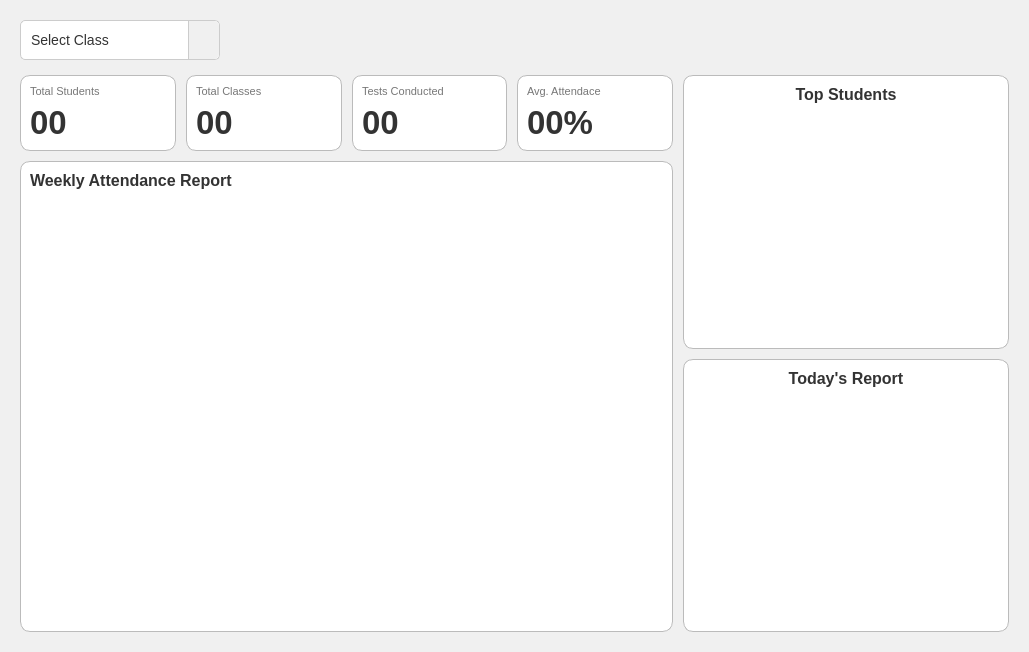
<?xml version="1.0" encoding="UTF-8"?>
<ui version="4.0">
 <class>dashboard_page</class>
 <widget class="QWidget" name="dashboard_page">
  <property name="geometry">
   <rect>
    <x>0</x>
    <y>0</y>
    <width>1029</width>
    <height>652</height>
   </rect>
  </property>
  <property name="windowTitle">
   <string>Teacher Dashboard</string>
  </property>
  <property name="styleSheet">
   <string notr="true">background-color: rgb(240, 240, 240);
font-family: &quot;Segoe UI&quot;;</string>
  </property>
  <layout class="QVBoxLayout" name="verticalLayout">
   <property name="spacing">
    <number>15</number>
   </property>
   <property name="leftMargin">
    <number>20</number>
   </property>
   <property name="topMargin">
    <number>20</number>
   </property>
   <property name="rightMargin">
    <number>20</number>
   </property>
   <property name="bottomMargin">
    <number>20</number>
   </property>
   <item>
    <widget class="QWidget" name="header_widget" native="true">
     <property name="sizePolicy">
      <sizepolicy hsizetype="Preferred" vsizetype="Fixed">
       <horstretch>0</horstretch>
       <verstretch>0</verstretch>
      </sizepolicy>
     </property>
     <property name="styleSheet">
      <string notr="true">background-color: transparent</string>
     </property>
     <layout class="QHBoxLayout" name="horizontalLayout_2">
      <property name="leftMargin">
       <number>0</number>
      </property>
      <property name="topMargin">
       <number>0</number>
      </property>
      <property name="rightMargin">
       <number>0</number>
      </property>
      <property name="bottomMargin">
       <number>0</number>
      </property>
      <item>
       <widget class="QComboBox" name="dropdown_classes">
        <property name="minimumSize">
         <size>
          <width>200</width>
          <height>40</height>
         </size>
        </property>
        <property name="styleSheet">
         <string notr="true">QComboBox {
    background-color: white;
    border: 1px solid #ccc;
    border-radius: 5px;
    padding: 5px 10px;
    font-size: 14px;
    color: #333;
}
QComboBox::down-arrow {
    image: url(icons/arrow_down.png); 
    width: 12px;
    height: 12px;
}
QComboBox::drop-down {
    subcontrol-origin: padding;
    subcontrol-position: top right;
    width: 30px;
    border-left-width: 1px;
    border-left-color: #ccc;
    border-left-style: solid; 
    border-top-right-radius: 5px;
    border-bottom-right-radius: 5px;
    background: #f0f0f0; 
}
QComboBox QAbstractItemView {
    background-color: white;
    border: 1px solid #ccc;
    selection-color: #159079;
    outline: 0;
    color: rgb(0, 0, 0);
}</string>
        </property>
        <property name="placeholderText">
         <string>Select Class</string>
        </property>
       </widget>
      </item>
      <item>
       <spacer name="horizontalSpacer">
        <property name="orientation">
         <enum>Qt::Orientation::Horizontal</enum>
        </property>
        <property name="sizeHint" stdset="0">
         <size>
          <width>40</width>
          <height>20</height>
         </size>
        </property>
       </spacer>
      </item>
     </layout>
    </widget>
   </item>
   <item>
    <layout class="QHBoxLayout" name="layout_main_content" stretch="2,1">
     <property name="spacing">
      <number>10</number>
     </property>
     <item>
      <layout class="QVBoxLayout" name="layout_left_col" stretch="0,1">
       <property name="spacing">
        <number>10</number>
       </property>
       <item>
        <layout class="QHBoxLayout" name="layout_cards">
         <property name="spacing">
          <number>10</number>
         </property>
         <item>
          <widget class="QFrame" name="card_present">
           <property name="maximumSize">
            <size>
             <width>16777215</width>
             <height>120</height>
            </size>
           </property>
           <property name="styleSheet">
            <string notr="true">QFrame { background-color: white; border-radius: 10px; border: 1px solid #bbb; }
QFrame:hover { border: 1px solid #57e700; }</string>
           </property>
           <layout class="QVBoxLayout" name="vbox_card2">
            <item>
             <widget class="QPushButton" name="pushButton_2">
              <property name="styleSheet">
               <string notr="true">color: #777; font-size: 11px; border:none;
  font: 600 11pt; background-color: transparent; text-align: left</string>
              </property>
              <property name="text">
               <string>Total Students</string>
              </property>
              <property name="icon">
               <iconset>
                <normaloff>icons/students.png</normaloff>icons/students.png</iconset>
              </property>
              <property name="iconSize">
               <size>
                <width>18</width>
                <height>18</height>
               </size>
              </property>
             </widget>
            </item>
            <item>
             <widget class="QLabel" name="val_total_student">
              <property name="styleSheet">
               <string notr="true">color: #333;
font-size:25pt; font-weight: bold; border:none;</string>
              </property>
              <property name="text">
               <string>00</string>
              </property>
              <property name="alignment">
               <set>Qt::AlignmentFlag::AlignLeading|Qt::AlignmentFlag::AlignLeft|Qt::AlignmentFlag::AlignVCenter</set>
              </property>
             </widget>
            </item>
           </layout>
          </widget>
         </item>
         <item>
          <widget class="QFrame" name="card_total_classes">
           <property name="maximumSize">
            <size>
             <width>16777215</width>
             <height>120</height>
            </size>
           </property>
           <property name="styleSheet">
            <string notr="true">QFrame { background-color: white; border-radius: 10px; border: 1px solid #bbb; }
QFrame:hover { border: 1px solid #3388FF; }</string>
           </property>
           <layout class="QVBoxLayout" name="vbox_card1">
            <item>
             <widget class="QPushButton" name="pushButton">
              <property name="styleSheet">
               <string notr="true">color: #777; font-size: 11px; border:none;
  font: 600 11pt; background-color: transparent; text-align: left</string>
              </property>
              <property name="text">
               <string>Total Classes</string>
              </property>
              <property name="icon">
               <iconset>
                <normaloff>icons/board.png</normaloff>icons/board.png</iconset>
              </property>
              <property name="iconSize">
               <size>
                <width>16</width>
                <height>16</height>
               </size>
              </property>
             </widget>
            </item>
            <item>
             <widget class="QLabel" name="val_total_classes">
              <property name="styleSheet">
               <string notr="true">color: #333; font-size: 25pt; font-weight: bold; border:none;</string>
              </property>
              <property name="text">
               <string>00</string>
              </property>
              <property name="alignment">
               <set>Qt::AlignmentFlag::AlignLeading|Qt::AlignmentFlag::AlignLeft|Qt::AlignmentFlag::AlignVCenter</set>
              </property>
             </widget>
            </item>
           </layout>
          </widget>
         </item>
         <item>
          <widget class="QFrame" name="card_tests">
           <property name="maximumSize">
            <size>
             <width>16777215</width>
             <height>120</height>
            </size>
           </property>
           <property name="styleSheet">
            <string notr="true">QFrame { background-color: white; border-radius: 10px; border: 1px solid #bbb; }
QFrame:hover { border: 1px solid #d400e7; }</string>
           </property>
           <layout class="QVBoxLayout" name="vbox_card4">
            <item>
             <widget class="QPushButton" name="pushButton_4">
              <property name="styleSheet">
               <string notr="true">color: #777; font-size: 11px; border:none;
  font: 600 11pt; background-color: transparent; text-align: left</string>
              </property>
              <property name="text">
               <string>Tests Conducted</string>
              </property>
              <property name="icon">
               <iconset>
                <normaloff>icons/total_test.png</normaloff>icons/total_test.png</iconset>
              </property>
              <property name="iconSize">
               <size>
                <width>18</width>
                <height>18</height>
               </size>
              </property>
             </widget>
            </item>
            <item>
             <widget class="QLabel" name="val_tests">
              <property name="styleSheet">
               <string notr="true">color: #333; font-size: 25pt; font-weight: bold; border:none;</string>
              </property>
              <property name="text">
               <string>00</string>
              </property>
              <property name="alignment">
               <set>Qt::AlignmentFlag::AlignLeading|Qt::AlignmentFlag::AlignLeft|Qt::AlignmentFlag::AlignVCenter</set>
              </property>
             </widget>
            </item>
           </layout>
          </widget>
         </item>
         <item>
          <widget class="QFrame" name="card_average_attendance">
           <property name="maximumSize">
            <size>
             <width>16777215</width>
             <height>120</height>
            </size>
           </property>
           <property name="styleSheet">
            <string notr="true">QFrame { background-color: white; border-radius: 10px; border: 1px solid #bbb; }
QFrame:hover { border: 1px solid #e7c100; }</string>
           </property>
           <layout class="QVBoxLayout" name="vbox_card3">
            <item>
             <widget class="QPushButton" name="pushButton_3">
              <property name="styleSheet">
               <string notr="true">color: #777; font-size: 11px; border:none;
  font: 600 11pt; background-color: transparent; text-align: left</string>
              </property>
              <property name="text">
               <string>Avg. Attendace</string>
              </property>
              <property name="icon">
               <iconset>
                <normaloff>icons/average_attendance.png</normaloff>icons/average_attendance.png</iconset>
              </property>
              <property name="iconSize">
               <size>
                <width>18</width>
                <height>18</height>
               </size>
              </property>
             </widget>
            </item>
            <item>
             <widget class="QLabel" name="val_avg_attendance">
              <property name="styleSheet">
               <string notr="true">color: #333; font-size: 25pt; font-weight: bold; border:none;</string>
              </property>
              <property name="text">
               <string>00%</string>
              </property>
              <property name="alignment">
               <set>Qt::AlignmentFlag::AlignLeading|Qt::AlignmentFlag::AlignLeft|Qt::AlignmentFlag::AlignVCenter</set>
              </property>
             </widget>
            </item>
           </layout>
          </widget>
         </item>
        </layout>
       </item>
       <item>
        <widget class="QFrame" name="frame_weekly">
         <property name="styleSheet">
          <string notr="true">background-color: white; border-radius: 10px; border: 1px solid #bbb;</string>
         </property>
         <layout class="QVBoxLayout" name="vbox_weekly">
          <item>
           <widget class="QPushButton" name="pushButton_5">
            <property name="styleSheet">
             <string notr="true">font-size: 16px; font-weight: bold; color: #333; border:none;background-color:transparent; text-align: left</string>
            </property>
            <property name="text">
             <string>Weekly Attendance Report</string>
            </property>
            <property name="icon">
             <iconset>
              <normaloff>icons/barChart.png</normaloff>icons/barChart.png</iconset>
            </property>
            <property name="iconSize">
             <size>
              <width>20</width>
              <height>20</height>
             </size>
            </property>
           </widget>
          </item>
          <item>
           <widget class="QWidget" name="chart_weekly_container" native="true">
            <property name="minimumSize">
             <size>
              <width>0</width>
              <height>180</height>
             </size>
            </property>
            <property name="styleSheet">
             <string>border:none;</string>
            </property>
           </widget>
          </item>
         </layout>
        </widget>
       </item>
      </layout>
     </item>
     <item>
      <layout class="QVBoxLayout" name="layout_right_col" stretch="0,0">
       <property name="spacing">
        <number>10</number>
       </property>
       <item>
        <widget class="QFrame" name="frame_leaderboard">
         <property name="minimumSize">
          <size>
           <width>280</width>
           <height>0</height>
          </size>
         </property>
         <property name="styleSheet">
          <string notr="true">background-color: white; border-radius: 10px; border: 1px solid #bbb;</string>
         </property>
         <layout class="QVBoxLayout" name="vbox_leaderboard">
          <item>
           <widget class="QPushButton" name="pushButton_7">
            <property name="styleSheet">
             <string notr="true">font-size: 16px; font-weight: bold; color: #333; margin-bottom: 5px; border:none;</string>
            </property>
            <property name="text">
             <string>Top Students</string>
            </property>
            <property name="icon">
             <iconset>
              <normaloff>icons/top_student.png</normaloff>icons/top_student.png</iconset>
            </property>
            <property name="iconSize">
             <size>
              <width>16</width>
              <height>16</height>
             </size>
            </property>
           </widget>
          </item>
          <item>
           <widget class="QScrollArea" name="scrollArea_students">
            <property name="sizePolicy">
             <sizepolicy hsizetype="Expanding" vsizetype="Preferred">
              <horstretch>0</horstretch>
              <verstretch>0</verstretch>
             </sizepolicy>
            </property>
            <property name="styleSheet">
             <string>border:none; background:transparent;</string>
            </property>
            <property name="widgetResizable">
             <bool>true</bool>
            </property>
            <widget class="QWidget" name="scroll_content_students">
             <property name="geometry">
              <rect>
               <x>0</x>
               <y>0</y>
               <width>304</width>
               <height>219</height>
              </rect>
             </property>
             <layout class="QVBoxLayout" name="container_top_students">
              <property name="spacing">
               <number>5</number>
              </property>
             </layout>
            </widget>
           </widget>
          </item>
         </layout>
        </widget>
       </item>
       <item>
        <widget class="QFrame" name="frame_today_pie">
         <property name="styleSheet">
          <string notr="true">background-color: white; border-radius: 10px; border: 1px solid #bbb;</string>
         </property>
         <layout class="QVBoxLayout" name="vbox_pie">
          <item>
           <widget class="QLabel" name="label_pie_title">
            <property name="sizePolicy">
             <sizepolicy hsizetype="Preferred" vsizetype="Fixed">
              <horstretch>0</horstretch>
              <verstretch>0</verstretch>
             </sizepolicy>
            </property>
            <property name="styleSheet">
             <string>font-size: 16px; font-weight: bold; color: #333; border:none;</string>
            </property>
            <property name="text">
             <string>Today's Report</string>
            </property>
            <property name="alignment">
             <set>Qt::AlignmentFlag::AlignCenter</set>
            </property>
           </widget>
          </item>
          <item>
           <widget class="QWidget" name="chart_pie_container" native="true">
            <property name="styleSheet">
             <string>border:none;</string>
            </property>
           </widget>
          </item>
         </layout>
        </widget>
       </item>
      </layout>
     </item>
    </layout>
   </item>
  </layout>
 </widget>
 <resources/>
 <connections/>
</ui>
